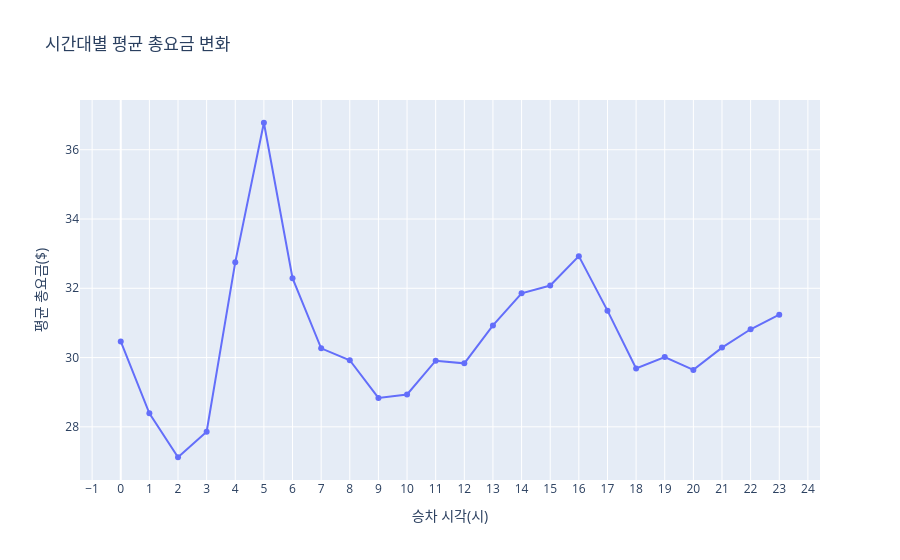

The code cell stored with this chart in its notebook:
### Code cell
line_fig = plot_hourly_fare_line(bench["hourly_fare"], save_path=OUTPUT_DIR / "hourly_fare_line.html")
line_fig.show()

### Figure 1 — Plotly figure (JSON) as saved in the notebook; plotly's stock layout.template omitted (floating-point values rounded to 4 significant figures)
{"data": [{"hovertemplate": "승차 시각(시)=%{x}<br>평균 총요금($)=%{y}<extra></extra>", "legendgroup": "", "line": {"color": "#636efa", "dash": "solid"}, "marker": {"symbol": "circle"}, "mode": "lines+markers", "name": "", "orientation": "v", "showlegend": false, "type": "scatter", "x": [0, 1, 2, 3, 4, 5, 6, 7, 8, 9, 10, 11, 12, 13, 14, 15, 16, 17, 18, 19, 20, 21, 22, 23], "xaxis": "x", "y": [30.46, 28.39, 27.12, 27.86, 32.76, 36.78, 32.29, 30.27, 29.92, 28.83, 28.93, 29.91, 29.83, 30.93, 31.85, 32.08, 32.93, 31.35, 29.69, 30.02, 29.64, 30.29, 30.82, 31.24], "yaxis": "y"}], "layout": {"legend": {"tracegroupgap": 0}, "title": {"text": "시간대별 평균 총요금 변화"}, "xaxis": {"anchor": "y", "domain": [0.0, 1.0], "dtick": 1, "title": {"text": "승차 시각(시)"}}, "yaxis": {"anchor": "x", "domain": [0.0, 1.0], "title": {"text": "평균 총요금($)"}}}}
